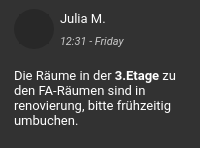
                             <widget class="QWidget" name="widget_6" native="true">
                              <property name="sizePolicy">
                               <sizepolicy hsizetype="Preferred" vsizetype="Maximum">
                                <horstretch>0</horstretch>
                                <verstretch>0</verstretch>
                               </sizepolicy>
                              </property>
                              <property name="styleSheet">
                               <string notr="true">background-color: rgb(50, 50, 50);
border-top-left-radius: 20px;
border-bottom-left-radius: 20px;</string>
                              </property>
                              <layout class="QVBoxLayout" name="verticalLayout_12">
                               <property name="spacing">
                                <number>0</number>
                               </property>
                               <property name="leftMargin">
                                <number>5</number>
                               </property>
                               <property name="topMargin">
                                <number>0</number>
                               </property>
                               <property name="rightMargin">
                                <number>5</number>
                               </property>
                               <property name="bottomMargin">
                                <number>10</number>
                               </property>
                               <item>
                                <widget class="QWidget" name="widget_8" native="true">
                                 <layout class="QHBoxLayout" name="horizontalLayout_3">
                                  <item>
                                   <widget class="QWidget" name="widget_7" native="true">
                                    <property name="minimumSize">
                                     <size>
                                      <width>40</width>
                                      <height>40</height>
                                     </size>
                                    </property>
                                    <property name="maximumSize">
                                     <size>
                                      <width>40</width>
                                      <height>40</height>
                                     </size>
                                    </property>
                                    <property name="styleSheet">
                                     <string notr="true">background-color: rgb(40, 40, 40);
border-radius: 20px;</string>
                                    </property>
                                    <layout class="QGridLayout" name="gridLayout_4">
                                     <property name="leftMargin">
                                      <number>0</number>
                                     </property>
                                     <property name="topMargin">
                                      <number>0</number>
                                     </property>
                                     <property name="rightMargin">
                                      <number>0</number>
                                     </property>
                                     <property name="bottomMargin">
                                      <number>0</number>
                                     </property>
                                     <item row="0" column="0">
                                      <widget class="QLabel" name="label_9">
                                       <property name="minimumSize">
                                        <size>
                                         <width>30</width>
                                         <height>30</height>
                                        </size>
                                       </property>
                                       <property name="maximumSize">
                                        <size>
                                         <width>30</width>
                                         <height>30</height>
                                        </size>
                                       </property>
                                       <property name="styleSheet">
                                        <string notr="true">border-radius: 20px;</string>
                                       </property>
                                       <property name="text">
                                        <string/>
                                       </property>
                                       <property name="pixmap">
                                        <pixmap>resources/images/icons8-female-user-100.png</pixmap>
                                       </property>
                                       <property name="scaledContents">
                                        <bool>true</bool>
                                       </property>
                                      </widget>
                                     </item>
                                    </layout>
                                   </widget>
                                  </item>
                                  <item>
                                   <widget class="QWidget" name="widget_10" native="true">
                                    <layout class="QVBoxLayout" name="verticalLayout_14">
                                     <property name="spacing">
                                      <number>5</number>
                                     </property>
                                     <property name="leftMargin">
                                      <number>0</number>
                                     </property>
                                     <property name="topMargin">
                                      <number>0</number>
                                     </property>
                                     <property name="rightMargin">
                                      <number>0</number>
                                     </property>
                                     <property name="bottomMargin">
                                      <number>0</number>
                                     </property>
                                     <item>
                                      <widget class="QLabel" name="label_10">
                                       <property name="font">
                                        <font>
                                         <family>Roboto</family>
                                         <pointsize>10</pointsize>
                                        </font>
                                       </property>
                                       <property name="styleSheet">
                                        <string notr="true">color: rgb(255, 255, 255);</string>
                                       </property>
                                       <property name="text">
                                        <string>Julia M.</string>
                                       </property>
                                      </widget>
                                     </item>
                                     <item>
                                      <widget class="QLabel" name="label_12">
                                       <property name="font">
                                        <font>
                                         <family>Roboto</family>
                                         <pointsize>8</pointsize>
                                         <italic>true</italic>
                                        </font>
                                       </property>
                                       <property name="styleSheet">
                                        <string notr="true">color: rgb(200, 200, 200);</string>
                                       </property>
                                       <property name="text">
                                        <string>12:31 - Friday</string>
                                       </property>
                                      </widget>
                                     </item>
                                    </layout>
                                   </widget>
                                  </item>
                                 </layout>
                                </widget>
                               </item>
                               <item>
                                <widget class="QWidget" name="widget_9" native="true">
                                 <property name="minimumSize">
                                  <size>
                                   <width>0</width>
                                   <height>20</height>
                                  </size>
                                 </property>
                                 <layout class="QVBoxLayout" name="verticalLayout_13">
                                  <item>
                                   <widget class="QLabel" name="label_11">
                                    <property name="font">
                                     <font>
                                      <family>Roboto</family>
                                      <pointsize>10</pointsize>
                                     </font>
                                    </property>
                                    <property name="styleSheet">
                                     <string notr="true">color: rgb(255, 255, 255);</string>
                                    </property>
                                    <property name="text">
                                     <string>&lt;html&gt;&lt;head/&gt;&lt;body&gt;&lt;p&gt;Die Räume in der &lt;span style=&quot; font-weight:600;&quot;&gt;3.Etage&lt;/span&gt; zu den FA-Räumen sind in renovierung, bitte frühzeitig umbuchen.&lt;/p&gt;&lt;/body&gt;&lt;/html&gt;</string>
                                    </property>
                                    <property name="textFormat">
                                     <enum>Qt::RichText</enum>
                                    </property>
                                    <property name="wordWrap">
                                     <bool>true</bool>
                                    </property>
                                   </widget>
                                  </item>
                                 </layout>
                                </widget>
                               </item>
                              </layout>
                             </widget>
